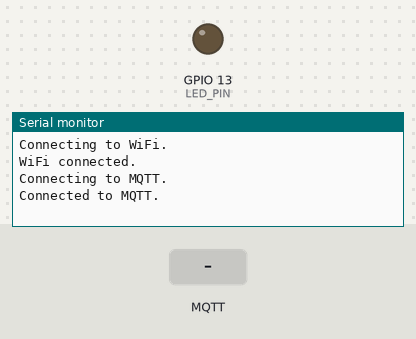
A sketch run on a simulated ESP8266 (NodeMCU). On the bench: output pins drawn as LEDs (lit = HIGH), the last lines printed to the serial monitor. The test bench sets the inputs (shaded band). WiFi joins after 1.5 s; servers stay silent unless stated; no MQTT or app messages arrive unless stated.

Above: at 2.8 s.
2.9 s: MQTT message "1" arrives on the first subscribed topic
At 4.1 s:
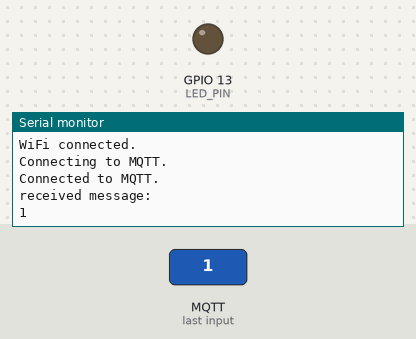
4.4 s: MQTT message "on" arrives on the first subscribed topic
At 5.4 s:
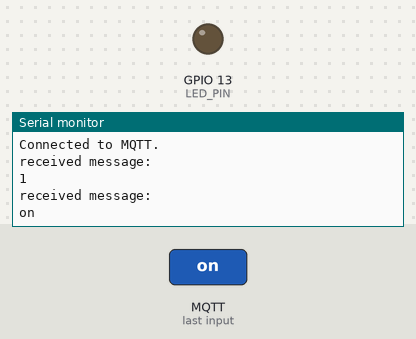
5.9 s: MQTT message "off" arrives on the first subscribed topic
At 6.6 s:
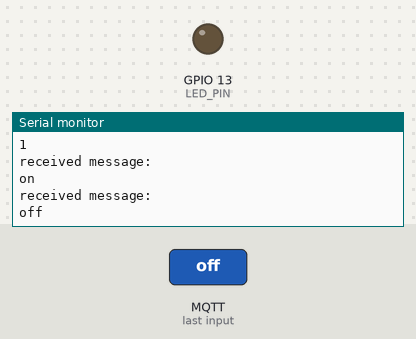

Measured:
- after the input at 2.9 s, the serial monitor: prints a new line at once (image 1)
- after the input at 4.4 s, the serial monitor: prints a new line at once (image 2)
- after the input at 5.9 s, the serial monitor: prints a new line at once (image 3)

The sketch:

wifi_alarm.ino
```cpp
// General expected program flow:
// Trigger buzzer when MQTT message received
// Turn off buzzer + send MQTT packet to server
// Continue (maybe log times, idk, look into using deepsleep to save power if desired)

#include <ESP8266WiFi.h>
#include <PubSubClient.h>

// WiFi info
// DELETE BEFORE COMMITTING TO SOURCE CONTROL!!!
const char *ssid = "";
const char *pass = "";

// IP of MQTT server
const char *server_ip = "192.168.2.89";
const int server_port = 1883;

// MQTT topics used for tx/rx
const char *TX_TOPIC = "alarm_tx/";
const char *RX_TOPIC = "alarm_rx/";

// todo replace these with bytecodes later to make simpler
// message sent to turn on buzzer
const char *ALARM_ON_MSG = "alarmon";

// message sent to turn off alarm on app
const char *ALARM_OFF_MSG = "alarmoff";

WiFiClient wifi_client;
PubSubClient mqtt_client(wifi_client);

// IO
const int LED_PIN = 13;
const int BUTTON_PIN = 14;

void setup() {
  Serial.begin(115200);

  Serial.println("Connecting to WiFi.");
  WiFi.begin(ssid, pass);

  // wait while ESP connects to WiFi
  while(WiFi.status() != WL_CONNECTED) {
    delay(100);
  }

  Serial.println("WiFi connected.");

  mqtt_client.setServer(server_ip, server_port);
  mqtt_client.setCallback(callback);

  Serial.println("Connecting to MQTT.");
  while(!mqtt_client.connected()) {
    mqtt_client.connect("alarm");
    delay(100);
  }
  Serial.println("Connected to MQTT.");

  mqtt_client.subscribe(RX_TOPIC);

  // Configure IO
  pinMode(LED_PIN, OUTPUT);
  pinMode(BUTTON_PIN, INPUT);
}

// Called when a MQTT message is received
// used to turn on alarm
void callback(char *topic, byte *payload, unsigned int length) {
  Serial.println("received message:");

  // print this way to deal with weird overflow errors
  for(int i = 0; i < length; i++) {
    Serial.print(char(payload[i]));
  }
  Serial.println("");

  if(memcmp((char*)payload, ALARM_ON_MSG, length) == 0) {
    Serial.println("Alarm on, waiting for button press");

    // turn on LED/buzzer
    digitalWrite(LED_PIN, HIGH);

    // wait in busy loop for button to be pressed
    while(digitalRead(BUTTON_PIN) == LOW) {
      delay(50);
    }

    // turn off LED/buzzer + send corresponding msg
    digitalWrite(LED_PIN, LOW);
    Serial.println("Button press registered, alarm turned off");
    mqtt_client.publish(TX_TOPIC, ALARM_OFF_MSG);
  }

}

void loop() {
  mqtt_client.loop();
}
```
